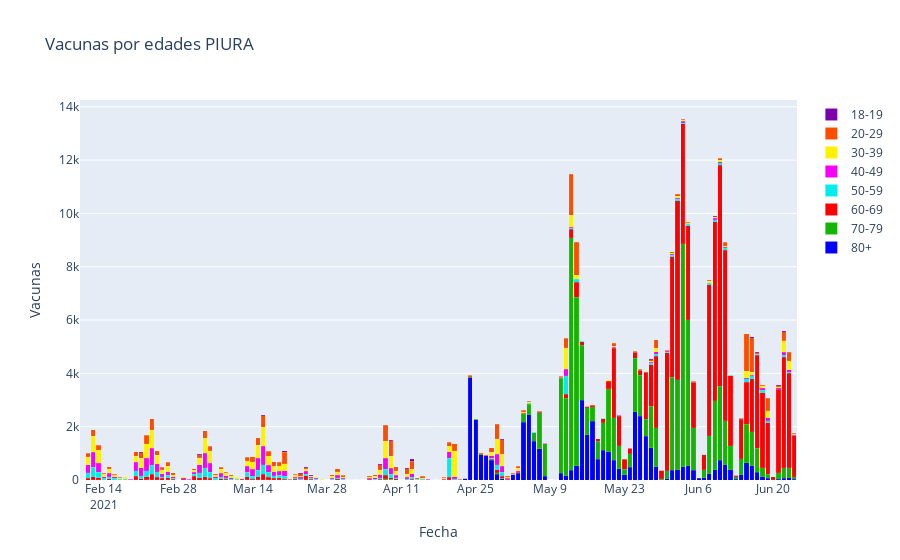
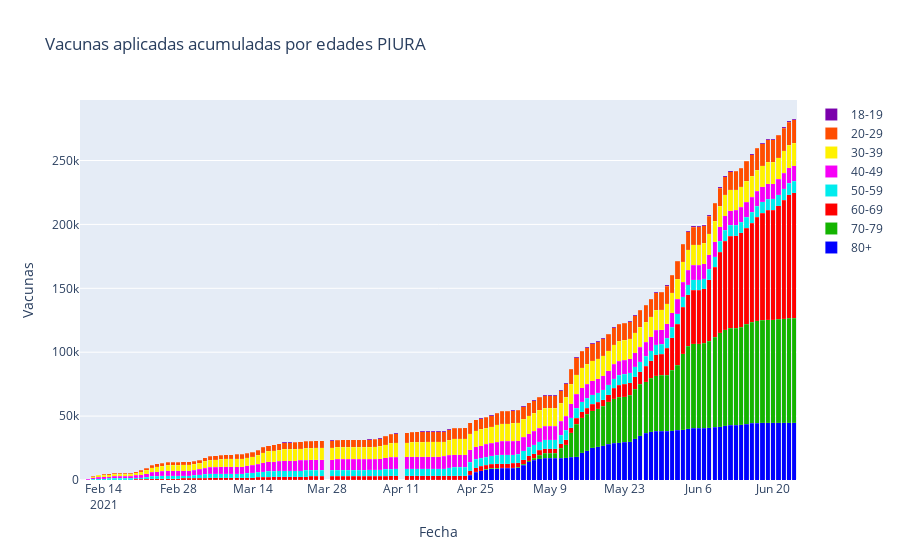
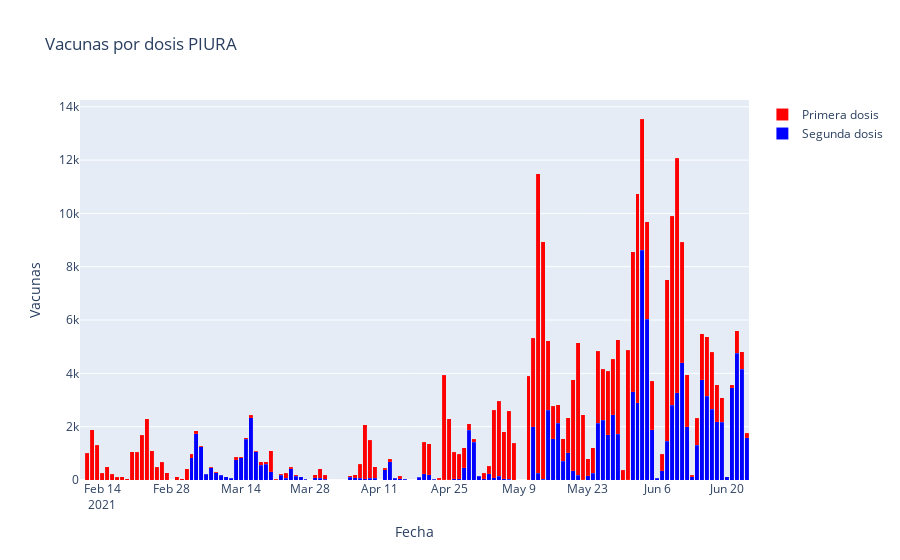
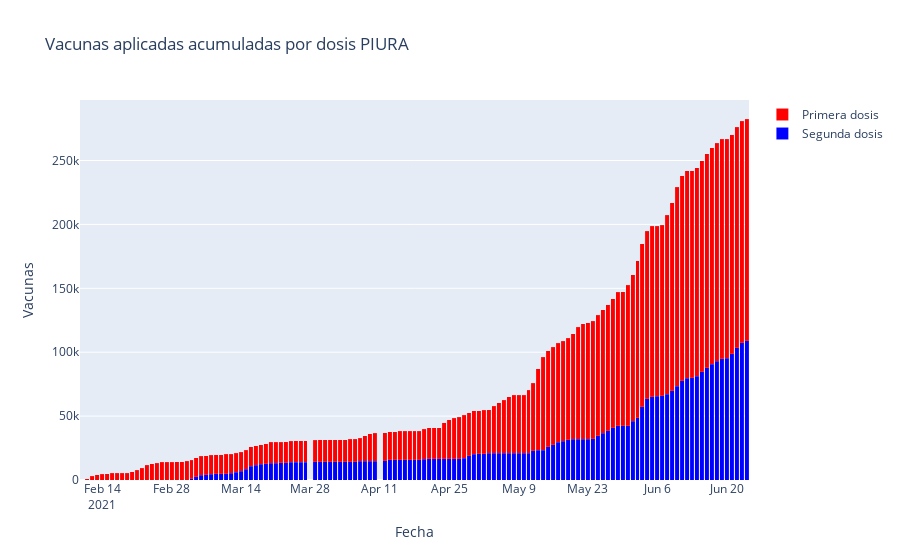

Notebook source saved alongside these figures, in order:
### Code cell
# Tipo de grafico 1:
# Departamento
# Por dia
graficar_datos_depa_prov('PIURA', df_c, ubi = 'depa', periodo = 'dia')

### Figure 1 — Plotly figure (JSON) as saved in the notebook; plotly's stock layout.template omitted (floating-point values rounded to 4 significant figures; data arrays with more than 128 entries replaced by an {"elided": "..."} marker saying what was removed)
{"data": [{"marker": {"color": "rgb(0,0,255)", "line": {"color": "rgba(248,248,249)", "width": 0.1}}, "name": "80+", "type": "bar", "x": {"elided": "133 str values"}, "y": {"elided": "133 int values"}}, {"marker": {"color": "rgb(20,180,0)", "line": {"color": "rgba(248,248,249)", "width": 0.1}}, "name": "70-79", "type": "bar", "x": {"elided": "133 str values"}, "y": {"elided": "133 int values"}}, {"marker": {"color": "rgb(255,0,0)", "line": {"color": "rgba(248,248,249)", "width": 0.1}}, "name": "60-69", "type": "bar", "x": {"elided": "133 str values"}, "y": {"elided": "133 int values"}}, {"marker": {"color": "rgb(0,236,237)", "line": {"color": "rgba(248,248,249)", "width": 0.1}}, "name": "50-59", "type": "bar", "x": {"elided": "133 str values"}, "y": {"elided": "133 int values"}}, {"marker": {"color": "rgb(247,0,247)", "line": {"color": "rgba(248,248,249)", "width": 0.1}}, "name": "40-49", "type": "bar", "x": {"elided": "133 str values"}, "y": {"elided": "133 int values"}}, {"marker": {"color": "rgb(255,242,0)", "line": {"color": "rgba(248,248,249)", "width": 0.1}}, "name": "30-39", "type": "bar", "x": {"elided": "133 str values"}, "y": {"elided": "133 int values"}}, {"marker": {"color": "rgb(255,77,0)", "line": {"color": "rgba(248,248,249)", "width": 0.1}}, "name": "20-29", "type": "bar", "x": {"elided": "133 str values"}, "y": {"elided": "133 int values"}}, {"marker": {"color": "rgb(123,0,172)", "line": {"color": "rgba(248,248,249)", "width": 0.1}}, "name": "18-19", "type": "bar", "x": {"elided": "133 str values"}, "y": {"elided": "133 int values"}}], "layout": {"barmode": "stack", "title": {"text": "Vacunas por edades PIURA"}, "xaxis": {"title": {"text": "Fecha"}}, "yaxis": {"title": {"text": "Vacunas"}}}}

### Figure 2 — Plotly figure (JSON) as saved in the notebook; plotly's stock layout.template omitted (floating-point values rounded to 4 significant figures; data arrays with more than 128 entries replaced by an {"elided": "..."} marker saying what was removed)
{"data": [{"marker": {"color": "rgb(0,0,255)", "line": {"color": "rgba(248,248,249)", "width": 0.1}}, "name": "80+", "type": "bar", "x": {"elided": "133 str values"}, "y": {"elided": "133 int values"}}, {"marker": {"color": "rgb(20,180,0)", "line": {"color": "rgba(248,248,249)", "width": 0.1}}, "name": "70-79", "type": "bar", "x": {"elided": "133 str values"}, "y": {"elided": "133 int values"}}, {"marker": {"color": "rgb(255,0,0)", "line": {"color": "rgba(248,248,249)", "width": 0.1}}, "name": "60-69", "type": "bar", "x": {"elided": "133 str values"}, "y": {"elided": "133 int values"}}, {"marker": {"color": "rgb(0,236,237)", "line": {"color": "rgba(248,248,249)", "width": 0.1}}, "name": "50-59", "type": "bar", "x": {"elided": "133 str values"}, "y": {"elided": "133 int values"}}, {"marker": {"color": "rgb(247,0,247)", "line": {"color": "rgba(248,248,249)", "width": 0.1}}, "name": "40-49", "type": "bar", "x": {"elided": "133 str values"}, "y": {"elided": "133 int values"}}, {"marker": {"color": "rgb(255,242,0)", "line": {"color": "rgba(248,248,249)", "width": 0.1}}, "name": "30-39", "type": "bar", "x": {"elided": "133 str values"}, "y": {"elided": "133 int values"}}, {"marker": {"color": "rgb(255,77,0)", "line": {"color": "rgba(248,248,249)", "width": 0.1}}, "name": "20-29", "type": "bar", "x": {"elided": "133 str values"}, "y": {"elided": "133 int values"}}, {"marker": {"color": "rgb(123,0,172)", "line": {"color": "rgba(248,248,249)", "width": 0.1}}, "name": "18-19", "type": "bar", "x": {"elided": "133 str values"}, "y": {"elided": "133 int values"}}], "layout": {"barmode": "stack", "title": {"text": "Vacunas aplicadas acumuladas por edades PIURA"}, "xaxis": {"title": {"text": "Fecha"}}, "yaxis": {"title": {"text": "Vacunas"}}}}

### Figure 3 — Plotly figure (JSON) as saved in the notebook; plotly's stock layout.template omitted (floating-point values rounded to 4 significant figures; data arrays with more than 128 entries replaced by an {"elided": "..."} marker saying what was removed)
{"data": [{"marker": {"color": "rgb(0,0,255)", "line": {"color": "rgba(248,248,249)", "width": 0.1}}, "name": "Segunda dosis", "type": "bar", "x": {"elided": "133 str values"}, "y": {"elided": "133 int values"}}, {"marker": {"color": "rgb(255,0,0)", "line": {"color": "rgba(248,248,249)", "width": 0.1}}, "name": "Primera dosis", "type": "bar", "x": {"elided": "133 str values"}, "y": {"elided": "133 int values"}}], "layout": {"barmode": "stack", "title": {"text": "Vacunas por dosis PIURA"}, "xaxis": {"title": {"text": "Fecha"}}, "yaxis": {"title": {"text": "Vacunas"}}}}

### Figure 4 — Plotly figure (JSON) as saved in the notebook; plotly's stock layout.template omitted (floating-point values rounded to 4 significant figures; data arrays with more than 128 entries replaced by an {"elided": "..."} marker saying what was removed)
{"data": [{"marker": {"color": "rgb(0,0,255)", "line": {"color": "rgba(248,248,249)", "width": 0.1}}, "name": "Segunda dosis", "type": "bar", "x": {"elided": "133 str values"}, "y": {"elided": "133 int values"}}, {"marker": {"color": "rgb(255,0,0)", "line": {"color": "rgba(248,248,249)", "width": 0.1}}, "name": "Primera dosis", "type": "bar", "x": {"elided": "133 str values"}, "y": {"elided": "133 int values"}}], "layout": {"barmode": "stack", "title": {"text": "Vacunas aplicadas acumuladas por dosis PIURA"}, "xaxis": {"title": {"text": "Fecha"}}, "yaxis": {"title": {"text": "Vacunas"}}}}
